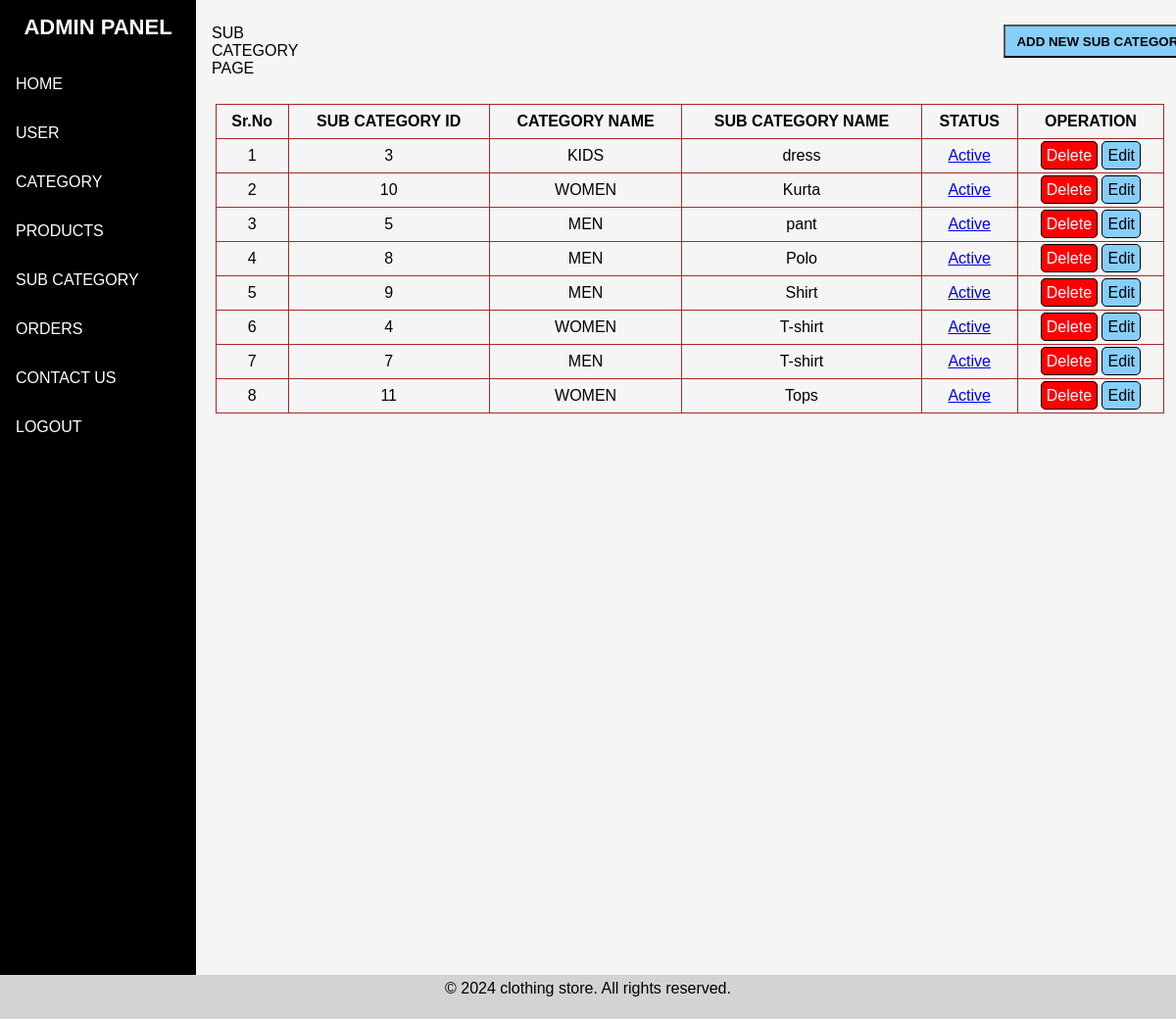
The page /admin/subcategory.php (signed in) on the database its author committed.
### tables this page shows
CREATE TABLE `sub_category` (
  `subcategory_id` int(11) NOT NULL,
  `cat_id` int(11) NOT NULL,
  `subcategory` varchar(30) NOT NULL,
  `status` int(11) NOT NULL
);

CREATE TABLE `category` (
  `cat_id` int(11) NOT NULL,
  `cat_name` varchar(44) NOT NULL,
  `status` tinyint(4) NOT NULL
);

### admin/subcategory.php (the view, shortened to what this page needs)
<?php
include ('header.php');
$sql = "select sub_category.*,category.cat_name from sub_category,category where category.cat_id=sub_category.cat_id order by sub_category.subcategory asc";
$res = mysqli_query($con,$sql);
?>
<!DOCTYPE html>
<html lang="en">
<head>
</head>
<body>
    <div class="main">
         <div class="top">
        <p>SUB CATEGORY PAGE</p>
        <a href="manage_subcategory.php" class="add-button"><button type="submit">ADD NEW SUB CATEGORY</button></a>
        </div><br>
        <table border="1" width="100%">
        <tr>
            <th>Sr.No</th>
            <th>SUB CATEGORY ID</th>
            <th>CATEGORY NAME</th>
            <th>SUB CATEGORY NAME</th>
            <th>STATUS</th>
            <th>OPERATION</th>
        </tr>
        <?php
        $i=1;
        while($row = mysqli_fetch_assoc($res)) {?>
        <tr>
            <td><?php echo $i?></td>
            <td><?php echo $row['subcategory_id']?></td>
            <td><?php echo $row['cat_name']?></td>
            <td><?php echo $row['subcategory']?></td>
            <td>
                <?php
                  if($row['status']==1){
                    echo "<span class='status'><a href='?type=status&operation=deactive&cat_id=".$row['subcategory_id']."'>Active</a></span>";
                  }else{
                    echo "<a href='?type=status&operation=active&cat_id=".$row['subcategory_id']."'>Deactive</a>";
                  }
                ?>
            </td>
            <td>
            <a href="?type=delete&cat_id=<?php echo $row['subcategory_id']?>" class="view">Delete</a>
            <a href="manage_subcategory.php?cat_id=<?php echo $row['subcategory_id']?>" class="view-edit">Edit</a>
                ?></td>
        <tr>
        <?php  $i++; }?>
    </table>
    </div>
</body>
</html>
<?php
include ('./includes/footer.php');
?>

### admin/style.css (style rules this page uses)
* { padding: 0; margin: 0; }
.main { margin-left: 200px; background-color:whitesmoke; padding: 20px 16px; height: 1000px; color: black; font-family: 'Gill Sans', 'Gill Sans MT', Calibri, 'Trebuchet MS', sans-serif; }
.main .top { display: flex; padding: 5px 0px ; }
.main .add-button { padding-left: 720px; }
.main .add-button button { background-color: lightskyblue; color:black; font-weight:bold; cursor: pointer; text-align: center; width: 200px; height: 34px; }
.main table { align-items: center; color: black; text-align: center; border-color: brown; width: 100%; border-collapse: collapse; margin: 4px; }
.main table th,td { padding: 8px; }

### admin/subcategory.php (style rules this page uses)
.view, .view-edit { border:1px solid black; background-color:red; padding:5px; border-radius:5px; font-family: 'Gill Sans', 'Gill Sans MT', Calibri, 'Trebuchet MS', sans-serif; font-size:16px; text-decoration:none; color:white; }
.view-edit { background-color:lightskyblue; color:black }

### rows shown on the page
sub_category: subcategory_id "3", cat.cat_name "KIDS", subcategory "dress"
sub_category: subcategory_id "10", cat.cat_name "WOMEN", subcategory "Kurta"
sub_category: subcategory_id "5", cat.cat_name "MEN", subcategory "pant"
sub_category: subcategory_id "8", cat.cat_name "MEN", subcategory "Polo"
sub_category: subcategory_id "9", cat.cat_name "MEN", subcategory "Shirt"
sub_category: subcategory_id "4", cat.cat_name "WOMEN", subcategory "T-shirt"
sub_category: subcategory_id "7", cat.cat_name "MEN", subcategory "T-shirt"
sub_category: subcategory_id "11", cat.cat_name "WOMEN", subcategory "Tops"
